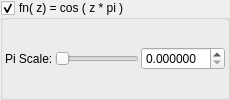
      <widget class="MyGroupBox" name="groupCheck_transf_function_enabledBx_false">
       <property name="toolTip">
        <string/>
       </property>
       <property name="title">
        <string notr="true">fn( z) = cos ( z * pi )</string>
       </property>
       <property name="checkable">
        <bool>true</bool>
       </property>
       <layout class="QVBoxLayout" name="verticalLayout_52">
        <property name="spacing">
         <number>2</number>
        </property>
        <property name="leftMargin">
         <number>2</number>
        </property>
        <property name="topMargin">
         <number>2</number>
        </property>
        <property name="rightMargin">
         <number>2</number>
        </property>
        <property name="bottomMargin">
         <number>2</number>
        </property>
        <item>
         <layout class="QGridLayout" name="gridLayout_26">
          <property name="spacing">
           <number>2</number>
          </property>
          <item row="0" column="0">
           <widget class="QLabel" name="label_170">
            <property name="text">
             <string>Pi Scale:</string>
            </property>
           </widget>
          </item>
          <item row="0" column="1">
           <widget class="QSlider" name="slider_transf_scaleC_1">
            <property name="sizePolicy">
             <sizepolicy hsizetype="Expanding" vsizetype="Maximum">
              <horstretch>0</horstretch>
              <verstretch>0</verstretch>
             </sizepolicy>
            </property>
            <property name="minimum">
             <number>0</number>
            </property>
            <property name="maximum">
             <number>10000000</number>
            </property>
            <property name="value">
             <number>0</number>
            </property>
            <property name="sliderPosition">
             <number>0</number>
            </property>
            <property name="orientation">
             <enum>Qt::Horizontal</enum>
            </property>
           </widget>
          </item>
          <item row="0" column="2">
           <widget class="MyDoubleSpinBox" name="spinbox_transf_scaleC_1">
            <property name="sizePolicy">
             <sizepolicy hsizetype="Minimum" vsizetype="Maximum">
              <horstretch>0</horstretch>
              <verstretch>0</verstretch>
             </sizepolicy>
            </property>
            <property name="prefix">
             <string/>
            </property>
            <property name="suffix">
             <string/>
            </property>
            <property name="decimals">
             <number>6</number>
            </property>
            <property name="minimum">
             <double>0.000000000000000</double>
            </property>
            <property name="maximum">
             <double>10.000000000000000</double>
            </property>
            <property name="singleStep">
             <double>0.100000000000000</double>
            </property>
           </widget>
          </item>
         </layout>
        </item>
       </layout>
      </widget>
